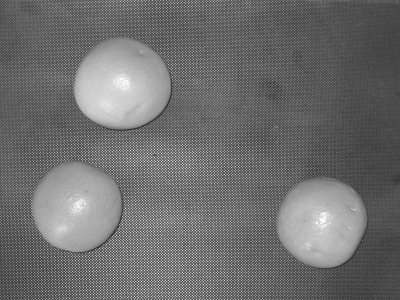
%> input picture oranges1.bmp, 400 x 300 px
$ octave thresholding_oranges.m   (GNU Octave 9; MATLAB toolbox functions it lacks are replaced by stand-ins)
%> lines starting %> are read from the running program, lines starting %| are printed output that depends on the picture; in (x1, y1, x2, y2) boxes, pixels count from 0 and x2, y2 are one past the last pixel; in counts of white or black regions, pixels touching at a corner belong together; the program's own positions count from 1
%%Morphological Processing
%Threshold along with image (oranges1)
%Dilation and Erosion
%%
clear; close all;

% % 1. Read an image (oranges)
im = imread('oranges1.bmp'); %oranges1.bmp(300x400): let's change the image to oranges-leaves.jpg (RGB) or oranges-mandarin1.jfif
%> im is the input picture: size 300x400 uint8; min 36, max 254, mean 110.4
figure%(1)
imagesc(im)
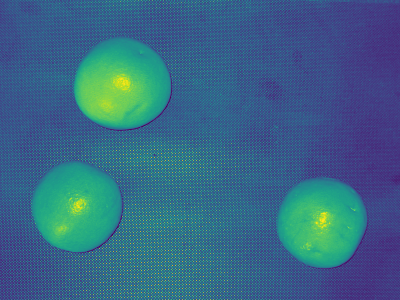
%> displayed picture: size 300x400x3, on the screen's scale of 0 to 255; mean R, G, B 56.6, 103.2, 134

threshold_simple=256/2;
imth1 = im > threshold_simple;
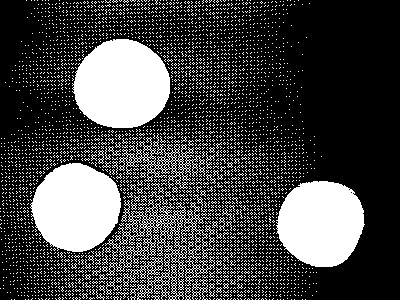
%> imth1: size 300x400 logical; 27% white; 3656 white regions (3626 under 20 px), largest, box (x1, y1, x2, y2) and area: (72, 39, 170, 128) 6765, (30, 163, 121, 252) 6084, (276, 181, 365, 267) 5929
figure  %% (2)
imagesc(imth1)
colormap(gray)
title('binary image by threshold simple ')


%Threshold: find an appropriate thresholding value; average of pixel values
threshold_avg = sum(sum(im, 1),2)/prod(size(im))%110.4; =13244729/120000;
%> threshold_avg = 110.4
%sum of all pixel (intensity) values divided by all pixel #s
imth2 = im > threshold_avg;
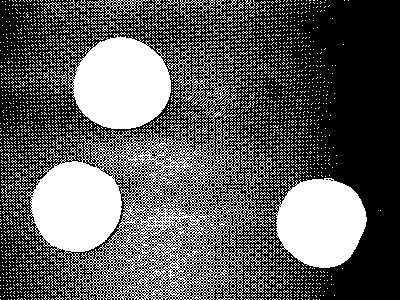
%> imth2: size 300x400 logical; 36.9% white; 2545 white regions (2490 under 20 px), largest, box (x1, y1, x2, y2) and area: (26, 42, 268, 300) 19814, (64, 33, 171, 129) 7249, (272, 178, 367, 268) 6335
figure  %% (3)
imagesc(imth2)
colormap(gray)
title('binary image by threshold average')


figure%(4)
h=histogram(im)                 % boundary value = 111 !!!
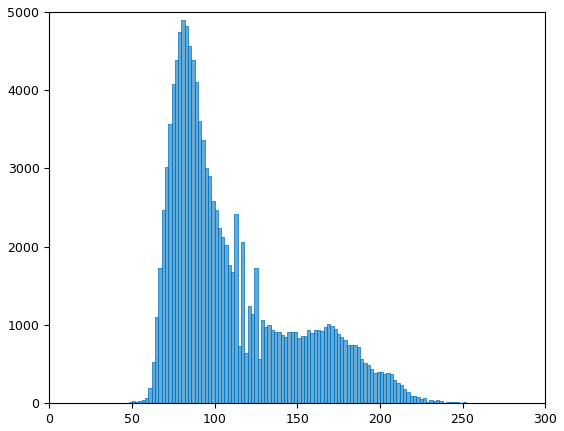
%> figure redrawn from the program's plot data; tallest bar 4896 high, from x = 80 to 82
xy = [(1:h.NumBins)' h.Values'];
%> xy = 109 rows, first 12: [1 2; 2 3; 3 4; 4 8; 5 8; 6 7; 7 10; 8 23; 9 21; 10 29; 11 44; 12 65]
maxx = max(h.Values)
%> maxx = 4896

count1 = 0;
count2 = 0;
sum1 = 0;
sum2 = 0;

% sum of pixels
for i = 1:size(im, 1)
    for j = 1:size(im, 2)
        if (im(i,j)<threshold_simple)
            count1 = count1 + 1;    %% 75757
            sum1 = sum1 + double(im(i, j)); %% 6472650
        else
            count2 = count2 + 1;    %% 44243
            sum2 = sum2 + double(im(i, j)); %% 6772079
        end
    end
end
%> after the loop, count1 = 87090; count2 = 32910; sum1 = 7811324; sum2 = 5433405

thresholdnew = (sum1/count1 + sum2/count2)/2    %% 119.25
%> thresholdnew = 127.4

fprintf('%4.1f\n', thresholdnew)
%| 127.4

% To make a binary image based on threshold value;

imth3 = im > thresholdnew;
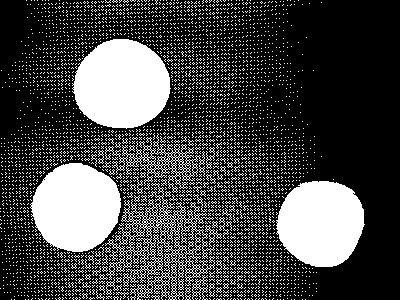
%> imth3: size 300x400 logical; 27.4% white; 3664 white regions (3635 under 20 px), largest, box (x1, y1, x2, y2) and area: (72, 39, 171, 129) 6779, (30, 163, 121, 252) 6113, (276, 181, 365, 267) 5949

figure  %% (5)
imagesc(imth3)
colormap(gray)
title('binary image by threshold mean2')


imth3 = im<thresholdnew;
figure  %% (6)
imagesc(imth3)
colormap(gray)
title('opposite binary image by thresholding')

%% End
